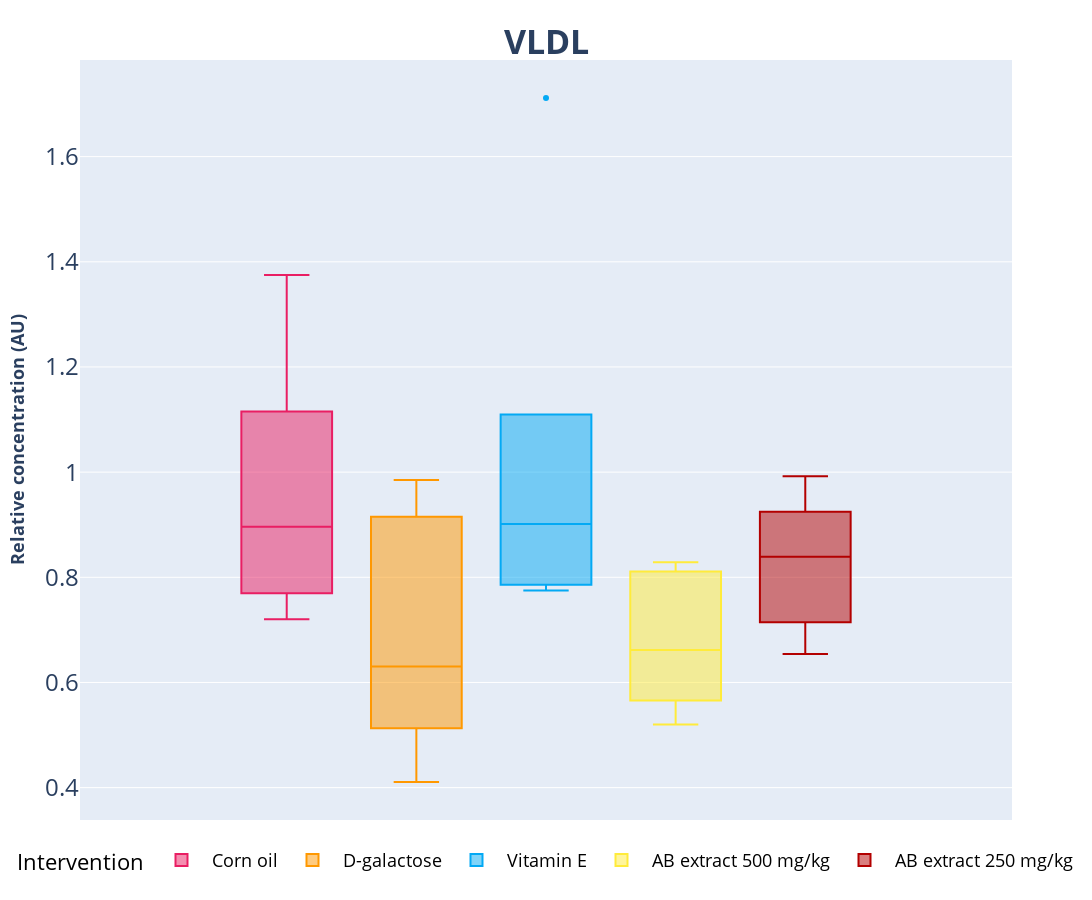
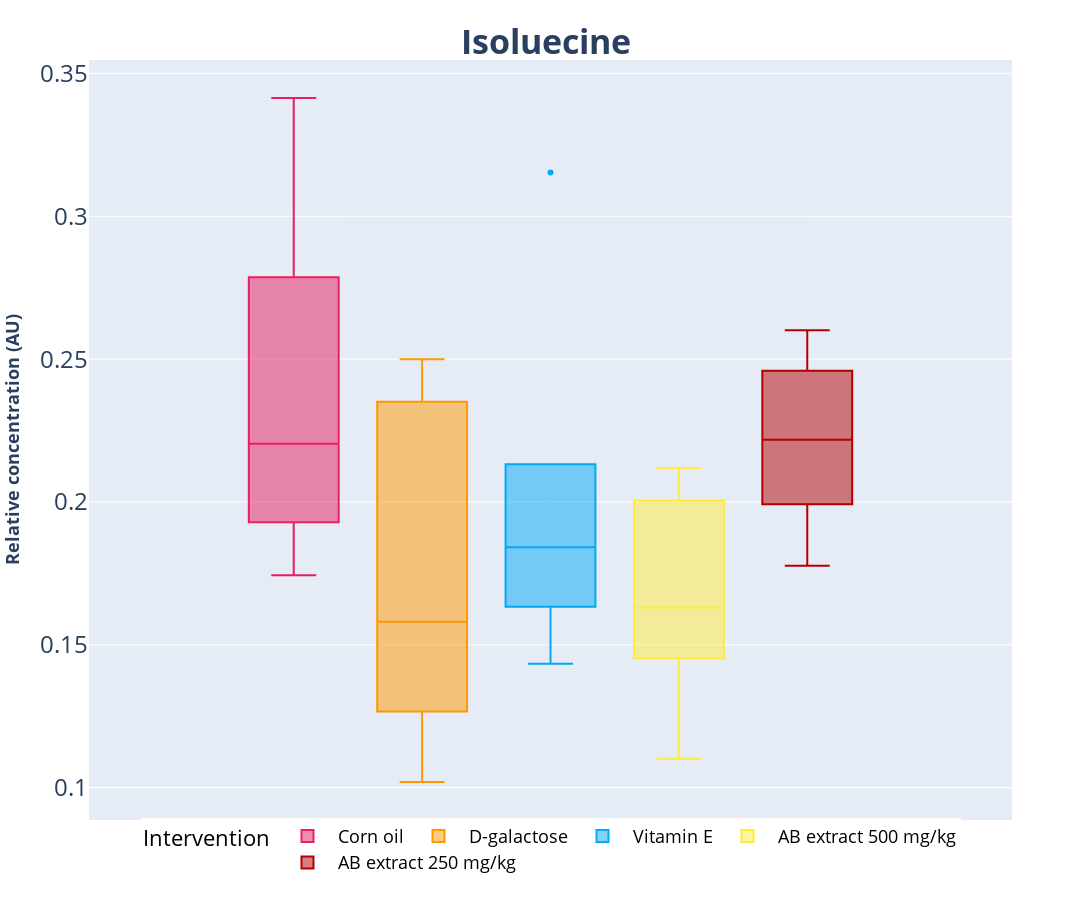
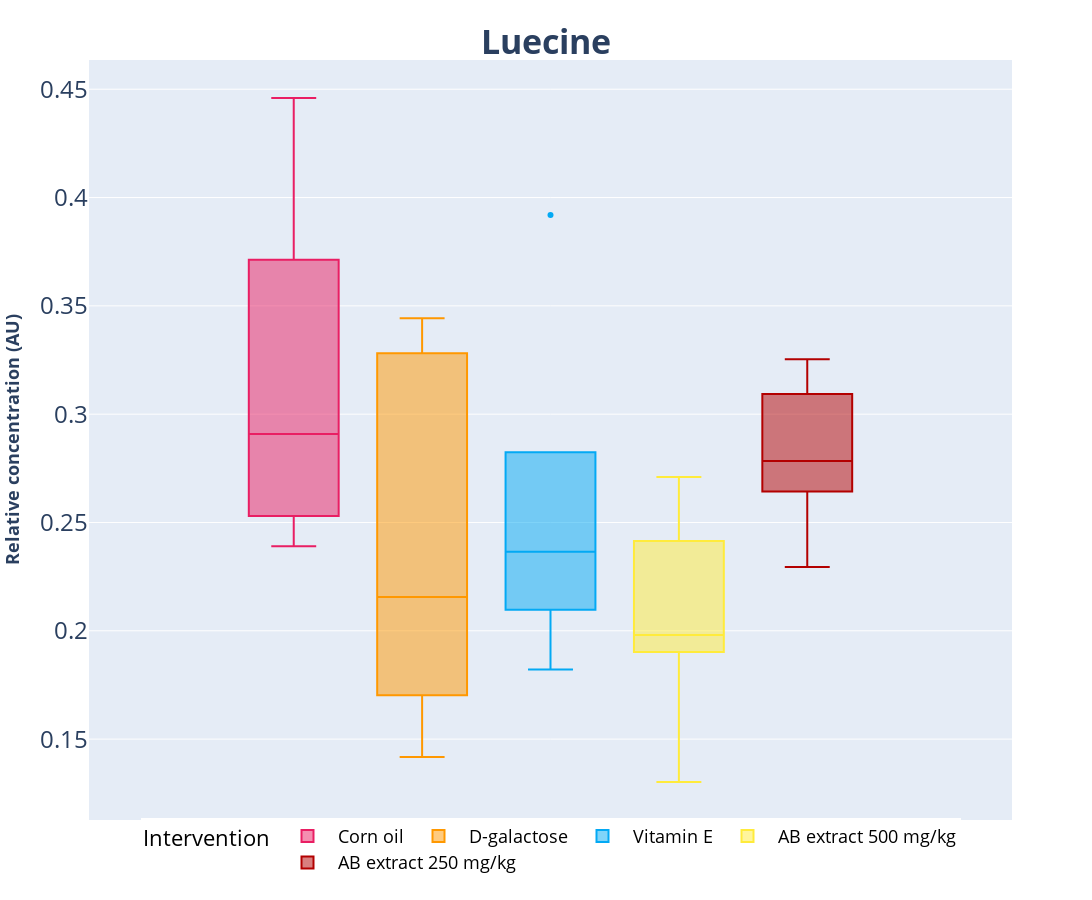
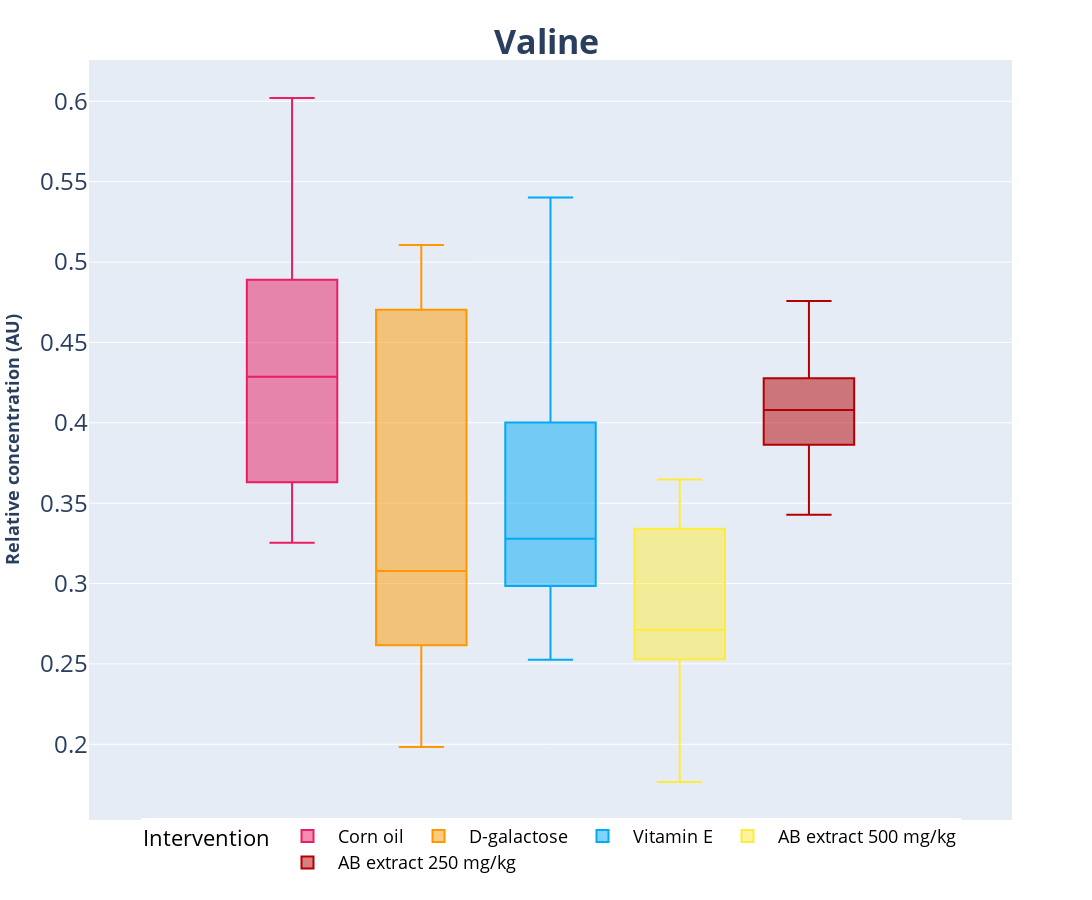

The notebook cell these images were saved under, in order:
### Code cell
columnname = list(df.iloc[:, 2:].columns)


for i in tqdm(range(len(columnname))):
    metname = columnname[i]

    fig = px.box(df, y=df[columnname[i]], 
                            color=df['Intervention'],
                            width=2100, height=900,
                             color_discrete_map=color,
                            labels={'color': 'Intervention'},
                            )
        #add title and set to center with size 24 and bold
    fig.update_layout(title={'text': '<b>{}</b>'.format(metname), 'x':0.5, 'xanchor': 'center', 'yanchor': 'top'}, font=dict(size=24))
    #add y label 'Relative concentration (AU)' and set to bold
    
    fig.update_yaxes(title_text='<b>Relative concentration (AU)</b>', title_font=dict(size=18))
    
    
    

    fig.for_each_annotation(lambda a: a.update(text=a.text.split("=")[-1]))
    fig.update_layout(legend=dict(
        orientation="h",
        itemwidth=50,
        yanchor="bottom",
        y=-0.08,
        xanchor="center",
        x=0.5,
        #size
        font=dict(
            size=18,
            color="black"
        )    
    ))

    fig.show()

    fig.write_image('{}/Boxplot/Box_PNG/{}.png'.format(path_, metname))
    fig.write_html('{}/Boxplot/Box_HTML/{}.html'.format(path_, metname))
    
print('Box plot processes is done')

### Figure 1 — Plotly figure (JSON) as saved in the notebook; plotly's stock layout.template omitted (floating-point values rounded to 4 significant figures)
{"data": [{"alignmentgroup": "True", "hovertemplate": "Intervention=Corn oil<br>VLDL=%{y}<extra></extra>", "legendgroup": "Corn oil", "marker": {"color": "#E91E63"}, "name": "Corn oil", "notched": false, "offsetgroup": "Corn oil", "orientation": "v", "showlegend": true, "type": "box", "x0": " ", "xaxis": "x", "y": [0.7201, 1.115, 0.7697, 1.375, 0.8746, 0.9178], "y0": " ", "yaxis": "y"}, {"alignmentgroup": "True", "hovertemplate": "Intervention=D-galactose<br>VLDL=%{y}<extra></extra>", "legendgroup": "D-galactose", "marker": {"color": "#FF9800"}, "name": "D-galactose", "notched": false, "offsetgroup": "D-galactose", "orientation": "v", "showlegend": true, "type": "box", "x0": " ", "xaxis": "x", "y": [0.5127, 0.5521, 0.9851, 0.9151, 0.4107, 0.7088], "y0": " ", "yaxis": "y"}, {"alignmentgroup": "True", "hovertemplate": "Intervention=Vitamin E<br>VLDL=%{y}<extra></extra>", "legendgroup": "Vitamin E", "marker": {"color": "#03A9F4"}, "name": "Vitamin E", "notched": false, "offsetgroup": "Vitamin E", "orientation": "v", "showlegend": true, "type": "box", "x0": " ", "xaxis": "x", "y": [0.7859, 0.9994, 0.8029, 0.775, 1.711, 1.11], "y0": " ", "yaxis": "y"}, {"alignmentgroup": "True", "hovertemplate": "Intervention=AB extract 500 mg/kg<br>VLDL=%{y}<extra></extra>", "legendgroup": "AB extract 500 mg/kg", "marker": {"color": "#FFEB3B"}, "name": "AB extract 500 mg/kg", "notched": false, "offsetgroup": "AB extract 500 mg/kg", "orientation": "v", "showlegend": true, "type": "box", "x0": " ", "xaxis": "x", "y": [0.5658, 0.8111, 0.6253, 0.8285, 0.6981, 0.5203], "y0": " ", "yaxis": "y"}, {"alignmentgroup": "True", "hovertemplate": "Intervention=AB extract 250 mg/kg<br>VLDL=%{y}<extra></extra>", "legendgroup": "AB extract 250 mg/kg", "marker": {"color": "#B30000"}, "name": "AB extract 250 mg/kg", "notched": false, "offsetgroup": "AB extract 250 mg/kg", "orientation": "v", "showlegend": true, "type": "box", "x0": " ", "xaxis": "x", "y": [0.7144, 0.6539, 0.8468, 0.9919, 0.8318, 0.9247], "y0": " ", "yaxis": "y"}], "layout": {"boxmode": "group", "font": {"size": 24}, "height": 900, "legend": {"font": {"color": "black", "size": 18}, "itemwidth": 50, "orientation": "h", "title": {"text": "Intervention"}, "tracegroupgap": 0, "x": 0.5, "xanchor": "center", "y": -0.08, "yanchor": "bottom"}, "margin": {"t": 60}, "title": {"text": "<b>VLDL</b>", "x": 0.5, "xanchor": "center", "yanchor": "top"}, "width": 2100, "xaxis": {"anchor": "y", "domain": [0, 1]}, "yaxis": {"anchor": "x", "domain": [0, 1], "title": {"font": {"size": 18}, "text": "<b>Relative concentration (AU)</b>"}}}}

### Figure 2 — Plotly figure (JSON) as saved in the notebook; plotly's stock layout.template omitted (floating-point values rounded to 4 significant figures)
{"data": [{"alignmentgroup": "True", "hovertemplate": "Intervention=Corn oil<br>Isoluecine=%{y}<extra></extra>", "legendgroup": "Corn oil", "marker": {"color": "#E91E63"}, "name": "Corn oil", "notched": false, "offsetgroup": "Corn oil", "orientation": "v", "showlegend": true, "type": "box", "x0": " ", "xaxis": "x", "y": [0.1744, 0.2787, 0.1929, 0.3414, 0.2153, 0.2254], "y0": " ", "yaxis": "y"}, {"alignmentgroup": "True", "hovertemplate": "Intervention=D-galactose<br>Isoluecine=%{y}<extra></extra>", "legendgroup": "D-galactose", "marker": {"color": "#FF9800"}, "name": "D-galactose", "notched": false, "offsetgroup": "D-galactose", "orientation": "v", "showlegend": true, "type": "box", "x0": " ", "xaxis": "x", "y": [0.1266, 0.138, 0.25, 0.2351, 0.102, 0.1781], "y0": " ", "yaxis": "y"}, {"alignmentgroup": "True", "hovertemplate": "Intervention=Vitamin E<br>Isoluecine=%{y}<extra></extra>", "legendgroup": "Vitamin E", "marker": {"color": "#03A9F4"}, "name": "Vitamin E", "notched": false, "offsetgroup": "Vitamin E", "orientation": "v", "showlegend": true, "type": "box", "x0": " ", "xaxis": "x", "y": [0.168, 0.2132, 0.1633, 0.1434, 0.3153, 0.2003], "y0": " ", "yaxis": "y"}, {"alignmentgroup": "True", "hovertemplate": "Intervention=AB extract 500 mg/kg<br>Isoluecine=%{y}<extra></extra>", "legendgroup": "AB extract 500 mg/kg", "marker": {"color": "#FFEB3B"}, "name": "AB extract 500 mg/kg", "notched": false, "offsetgroup": "AB extract 500 mg/kg", "orientation": "v", "showlegend": true, "type": "box", "x0": " ", "xaxis": "x", "y": [0.1453, 0.2118, 0.1588, 0.2005, 0.1673, 0.1101], "y0": " ", "yaxis": "y"}, {"alignmentgroup": "True", "hovertemplate": "Intervention=AB extract 250 mg/kg<br>Isoluecine=%{y}<extra></extra>", "legendgroup": "AB extract 250 mg/kg", "marker": {"color": "#B30000"}, "name": "AB extract 250 mg/kg", "notched": false, "offsetgroup": "AB extract 250 mg/kg", "orientation": "v", "showlegend": true, "type": "box", "x0": " ", "xaxis": "x", "y": [0.1992, 0.1776, 0.2268, 0.2601, 0.2168, 0.246], "y0": " ", "yaxis": "y"}], "layout": {"boxmode": "group", "font": {"size": 24}, "height": 900, "legend": {"font": {"color": "black", "size": 18}, "itemwidth": 50, "orientation": "h", "title": {"text": "Intervention"}, "tracegroupgap": 0, "x": 0.5, "xanchor": "center", "y": -0.08, "yanchor": "bottom"}, "margin": {"t": 60}, "title": {"text": "<b>Isoluecine</b>", "x": 0.5, "xanchor": "center", "yanchor": "top"}, "width": 2100, "xaxis": {"anchor": "y", "domain": [0, 1]}, "yaxis": {"anchor": "x", "domain": [0, 1], "title": {"font": {"size": 18}, "text": "<b>Relative concentration (AU)</b>"}}}}

### Figure 3 — Plotly figure (JSON) as saved in the notebook; plotly's stock layout.template omitted (floating-point values rounded to 4 significant figures)
{"data": [{"alignmentgroup": "True", "hovertemplate": "Intervention=Corn oil<br>Luecine=%{y}<extra></extra>", "legendgroup": "Corn oil", "marker": {"color": "#E91E63"}, "name": "Corn oil", "notched": false, "offsetgroup": "Corn oil", "orientation": "v", "showlegend": true, "type": "box", "x0": " ", "xaxis": "x", "y": [0.239, 0.3713, 0.253, 0.446, 0.2826, 0.299], "y0": " ", "yaxis": "y"}, {"alignmentgroup": "True", "hovertemplate": "Intervention=D-galactose<br>Luecine=%{y}<extra></extra>", "legendgroup": "D-galactose", "marker": {"color": "#FF9800"}, "name": "D-galactose", "notched": false, "offsetgroup": "D-galactose", "orientation": "v", "showlegend": true, "type": "box", "x0": " ", "xaxis": "x", "y": [0.1702, 0.188, 0.3443, 0.3281, 0.1417, 0.2433], "y0": " ", "yaxis": "y"}, {"alignmentgroup": "True", "hovertemplate": "Intervention=Vitamin E<br>Luecine=%{y}<extra></extra>", "legendgroup": "Vitamin E", "marker": {"color": "#03A9F4"}, "name": "Vitamin E", "notched": false, "offsetgroup": "Vitamin E", "orientation": "v", "showlegend": true, "type": "box", "x0": " ", "xaxis": "x", "y": [0.224, 0.2824, 0.2097, 0.1822, 0.392, 0.2489], "y0": " ", "yaxis": "y"}, {"alignmentgroup": "True", "hovertemplate": "Intervention=AB extract 500 mg/kg<br>Luecine=%{y}<extra></extra>", "legendgroup": "AB extract 500 mg/kg", "marker": {"color": "#FFEB3B"}, "name": "AB extract 500 mg/kg", "notched": false, "offsetgroup": "AB extract 500 mg/kg", "orientation": "v", "showlegend": true, "type": "box", "x0": " ", "xaxis": "x", "y": [0.1902, 0.271, 0.1963, 0.2414, 0.1999, 0.1302], "y0": " ", "yaxis": "y"}, {"alignmentgroup": "True", "hovertemplate": "Intervention=AB extract 250 mg/kg<br>Luecine=%{y}<extra></extra>", "legendgroup": "AB extract 250 mg/kg", "marker": {"color": "#B30000"}, "name": "AB extract 250 mg/kg", "notched": false, "offsetgroup": "AB extract 250 mg/kg", "orientation": "v", "showlegend": true, "type": "box", "x0": " ", "xaxis": "x", "y": [0.2643, 0.2295, 0.2854, 0.3254, 0.2712, 0.3093], "y0": " ", "yaxis": "y"}], "layout": {"boxmode": "group", "font": {"size": 24}, "height": 900, "legend": {"font": {"color": "black", "size": 18}, "itemwidth": 50, "orientation": "h", "title": {"text": "Intervention"}, "tracegroupgap": 0, "x": 0.5, "xanchor": "center", "y": -0.08, "yanchor": "bottom"}, "margin": {"t": 60}, "title": {"text": "<b>Luecine</b>", "x": 0.5, "xanchor": "center", "yanchor": "top"}, "width": 2100, "xaxis": {"anchor": "y", "domain": [0, 1]}, "yaxis": {"anchor": "x", "domain": [0, 1], "title": {"font": {"size": 18}, "text": "<b>Relative concentration (AU)</b>"}}}}

### Figure 4 — Plotly figure (JSON) as saved in the notebook; plotly's stock layout.template omitted (floating-point values rounded to 4 significant figures)
{"data": [{"alignmentgroup": "True", "hovertemplate": "Intervention=Corn oil<br>Valine=%{y}<extra></extra>", "legendgroup": "Corn oil", "marker": {"color": "#E91E63"}, "name": "Corn oil", "notched": false, "offsetgroup": "Corn oil", "orientation": "v", "showlegend": true, "type": "box", "x0": " ", "xaxis": "x", "y": [0.3631, 0.489, 0.3254, 0.6021, 0.4065, 0.4506], "y0": " ", "yaxis": "y"}, {"alignmentgroup": "True", "hovertemplate": "Intervention=D-galactose<br>Valine=%{y}<extra></extra>", "legendgroup": "D-galactose", "marker": {"color": "#FF9800"}, "name": "D-galactose", "notched": false, "offsetgroup": "D-galactose", "orientation": "v", "showlegend": true, "type": "box", "x0": " ", "xaxis": "x", "y": [0.2616, 0.2868, 0.5106, 0.4704, 0.1983, 0.3289], "y0": " ", "yaxis": "y"}, {"alignmentgroup": "True", "hovertemplate": "Intervention=Vitamin E<br>Valine=%{y}<extra></extra>", "legendgroup": "Vitamin E", "marker": {"color": "#03A9F4"}, "name": "Vitamin E", "notched": false, "offsetgroup": "Vitamin E", "orientation": "v", "showlegend": true, "type": "box", "x0": " ", "xaxis": "x", "y": [0.3228, 0.4002, 0.2985, 0.2525, 0.5401, 0.3329], "y0": " ", "yaxis": "y"}, {"alignmentgroup": "True", "hovertemplate": "Intervention=AB extract 500 mg/kg<br>Valine=%{y}<extra></extra>", "legendgroup": "AB extract 500 mg/kg", "marker": {"color": "#FFEB3B"}, "name": "AB extract 500 mg/kg", "notched": false, "offsetgroup": "AB extract 500 mg/kg", "orientation": "v", "showlegend": true, "type": "box", "x0": " ", "xaxis": "x", "y": [0.2527, 0.3647, 0.2695, 0.334, 0.2729, 0.1765], "y0": " ", "yaxis": "y"}, {"alignmentgroup": "True", "hovertemplate": "Intervention=AB extract 250 mg/kg<br>Valine=%{y}<extra></extra>", "legendgroup": "AB extract 250 mg/kg", "marker": {"color": "#B30000"}, "name": "AB extract 250 mg/kg", "notched": false, "offsetgroup": "AB extract 250 mg/kg", "orientation": "v", "showlegend": true, "type": "box", "x0": " ", "xaxis": "x", "y": [0.3902, 0.3428, 0.4258, 0.4758, 0.3863, 0.4277], "y0": " ", "yaxis": "y"}], "layout": {"boxmode": "group", "font": {"size": 24}, "height": 900, "legend": {"font": {"color": "black", "size": 18}, "itemwidth": 50, "orientation": "h", "title": {"text": "Intervention"}, "tracegroupgap": 0, "x": 0.5, "xanchor": "center", "y": -0.08, "yanchor": "bottom"}, "margin": {"t": 60}, "title": {"text": "<b>Valine</b>", "x": 0.5, "xanchor": "center", "yanchor": "top"}, "width": 2100, "xaxis": {"anchor": "y", "domain": [0, 1]}, "yaxis": {"anchor": "x", "domain": [0, 1], "title": {"font": {"size": 18}, "text": "<b>Relative concentration (AU)</b>"}}}}
